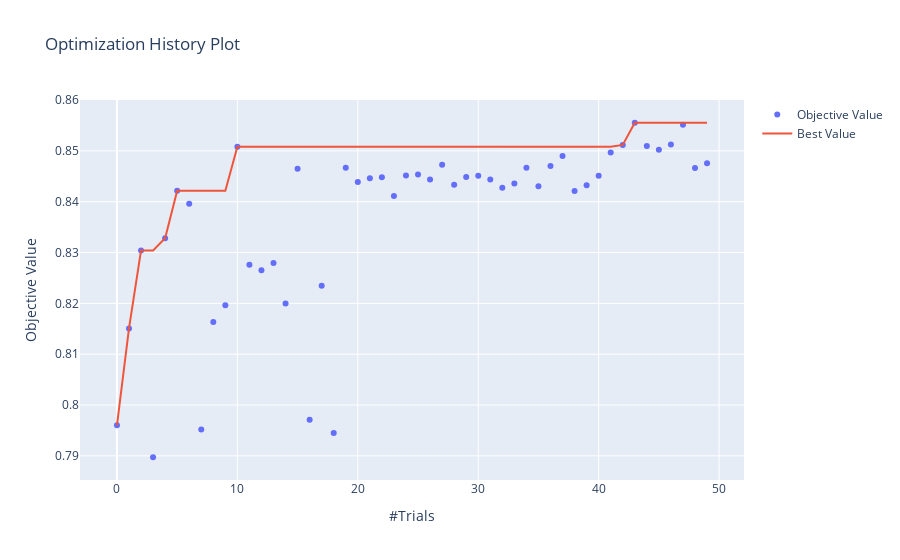

Notebook code cell kept with this figure:
### Code cell
fig = optuna.visualization.plot_optimization_history(study_xgb)
fig.show()
